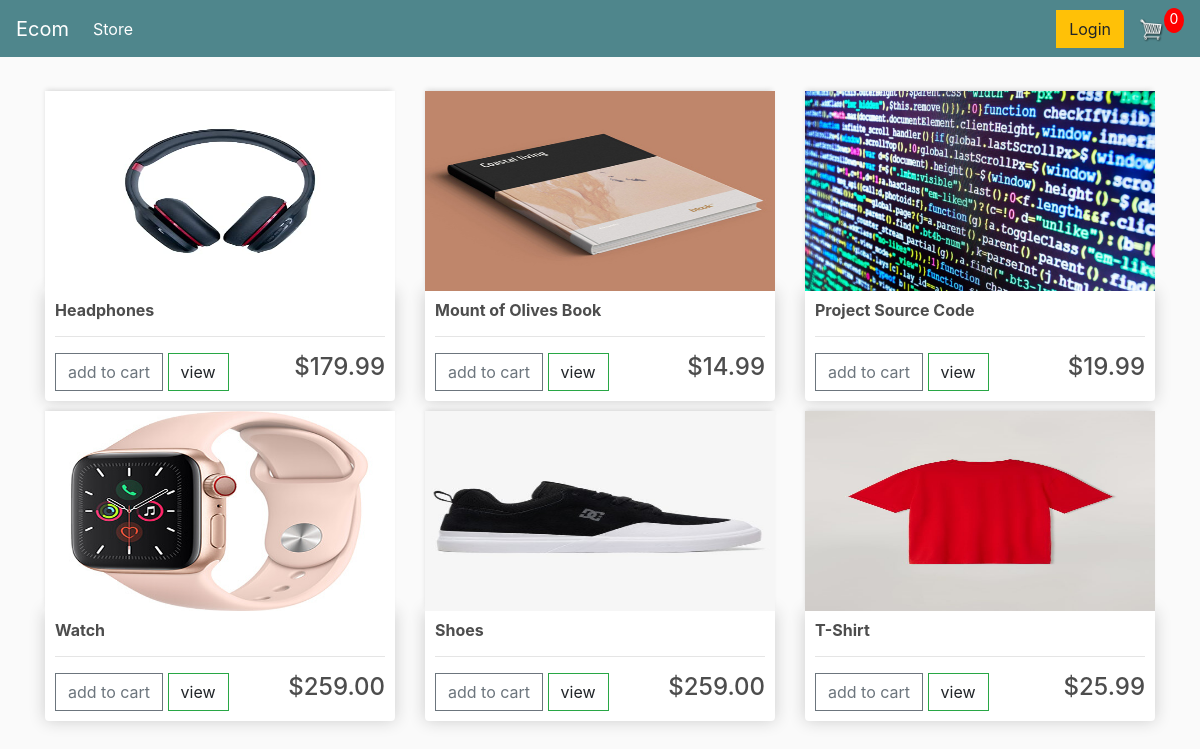
The page / on the database its author committed.
### store/models.py (models this page shows, shortened)
class Product(models.Model):
    name = models.CharField(max_length=200)
    price = models.FloatField()
    digital = models.BooleanField(default=False, null=True, blank=True)
    image = models.ImageField(null=True, blank=True)
    @property
    def imageURL(self):
        try:
            url = self.image.url
        except:
            url = ''
        return url

### store/views.py (the view)
# urls.py: path('', include('store.urls')),
def store(request):
    products = Product.objects.all()
    context = {'products': products}
    return render(request, 'store/Store.html', context)

### store/templates/store/Store.html
{% extends 'store/Main.html' %}
{% load static %}
{% block content %}
<div class="row">
{% for product in products %}
    <div class="col-lg-4">
        <img class="thumbnail" src=" {{ product.imageURL }}">
        <div class="box-element product">
            <h6><strong>{{ product.name }}</strong></h6>
            <hr>
            <button class="btn btn-outline-secondary">add to cart</button>
            <a class="btn btn-outline-success">view</a>
            <h4 style="display: inline-block;float: right">${{ product.price|floatformat:2 }}</h4>
        </div>
    </div>
{% endfor %}
</div>
{% endblock %}

### store/templates/store/Main.html (shortened to what this page needs)
<!DOCTYPE html>
{% load static %}
<html>
<head>
    <link rel="stylesheet" href="https://stackpath.bootstrapcdn.com/bootstrap/4.4.1/css/bootstrap.min.css">
    <link rel="stylesheet" type="text/css" href="{% static 'css/main.css' %}">
</head>
<body>
<nav class="navbar navbar-expand-lg navbar-dark bg-dark">
    <a class="navbar-brand" href="{% url 'store' %}">Ecom</a>
    <div class="collapse navbar-collapse" id="navbarSupportedContent">
        <ul class="navbar-nav mr-auto">
            <li class="nav-item active">
                <a class="nav-link" href="{% url 'store' %}">Store <span class="sr-only">(current)</span></a>
            </li>
        </ul>
        <div class="form-inline my-2 my-lg-0">
            <a href="#"class="btn btn-warning">Login</a>
            <a href="{% url 'cart' %}">
                <img  id="cart-icon" src="{% static 'images/cart.png' %}">
            </a>
            <p id="cart-total">0</p>
        </div>
    </div>
</nav>
<div class="container">
    <br>
    {% block content %}
    {% endblock content %}
</div>
</body>
</html>

### static/css/main.css (style rules this page uses)
body { background-color: hsl(0, 0%, 98%); }
h1,h2,h3,h4,h5,h6 { color:hsl(0, 0%, 30%); }
.box-element { box-shadow:hsl(0, 0%, 80%) 0 0 16px; background-color: #fff; border-radius: 4px; padding: 10px; }
.thumbnail { width: 100%; height: 200px; -webkit-box-shadow: -1px -3px 5px -2px rgba(214,214,214,1); -moz-box-shadow: -1px -3px 5px -2px rgba(214,214,214,1); box-shadow: -1px -3px 5px -2px rgba(214,214,214,1); }
.product { border-radius: 0 0 4px 4px; }
.bg-dark { background-color: #4f868c!important; }
#cart-icon { width:25px; display: inline-block; margin-left: 15px; }
#cart-total { display: block; text-align: center; color:#fff; background-color: red; width: 20px; height: 25px; border-radius: 50%; font-size: 14px; }
.col-lg-4, .col-lg-6, .col-lg-8, .col-lg-12 { margin-top: 10px; }
.btn { border-radius: 0; }

### rows shown on the page
Product: imageURL (picture), name "Headphones", price "179.99"
Product: imageURL (picture), name "Mount of Olives Book", price "14.99"
Product: imageURL (picture), name "Project Source Code", price "19.99"
Product: imageURL (picture), name "Watch", price "259.00"
Product: imageURL (picture), name "Shoes", price "259.00"
Product: imageURL (picture), name "T-Shirt", price "25.99"
